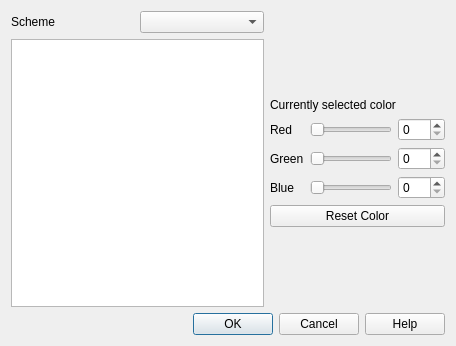
<?xml version="1.0" encoding="UTF-8"?>
<ui version="4.0">
 <class>CalibrateFloss</class>
 <widget class="QWidget" name="CalibrateFloss">
  <property name="geometry">
   <rect>
    <x>0</x>
    <y>0</y>
    <width>456</width>
    <height>346</height>
   </rect>
  </property>
  <property name="windowTitle">
   <string>Calibrate Floss</string>
  </property>
  <layout class="QGridLayout" name="gridLayout">
   <item row="0" column="0">
    <widget class="QLabel" name="TextLabel1">
     <property name="text">
      <string>Scheme</string>
     </property>
     <property name="wordWrap">
      <bool>false</bool>
     </property>
    </widget>
   </item>
   <item row="0" column="1">
    <widget class="KComboBox" name="SchemeList"/>
   </item>
   <item row="0" column="2" rowspan="2">
    <layout class="QVBoxLayout">
     <item>
      <widget class="QLabel" name="ExampleColor">
       <property name="sizePolicy">
        <sizepolicy hsizetype="MinimumExpanding" vsizetype="MinimumExpanding">
         <horstretch>0</horstretch>
         <verstretch>0</verstretch>
        </sizepolicy>
       </property>
       <property name="minimumSize">
        <size>
         <width>0</width>
         <height>0</height>
        </size>
       </property>
       <property name="scaledContents">
        <bool>true</bool>
       </property>
       <property name="alignment">
        <set>Qt::AlignCenter</set>
       </property>
       <property name="wordWrap">
        <bool>false</bool>
       </property>
      </widget>
     </item>
     <item>
      <widget class="QLabel" name="SelectedColorName">
       <property name="text">
        <string>Currently selected color</string>
       </property>
       <property name="wordWrap">
        <bool>false</bool>
       </property>
      </widget>
     </item>
     <item>
      <layout class="QGridLayout" name="_2">
       <item row="2" column="1">
        <widget class="QSlider" name="BlueSlider">
         <property name="maximum">
          <number>255</number>
         </property>
         <property name="orientation">
          <enum>Qt::Horizontal</enum>
         </property>
        </widget>
       </item>
       <item row="2" column="2">
        <widget class="QSpinBox" name="BlueSpin">
         <property name="maximum">
          <number>255</number>
         </property>
        </widget>
       </item>
       <item row="0" column="1">
        <widget class="QSlider" name="RedSlider">
         <property name="maximum">
          <number>255</number>
         </property>
         <property name="orientation">
          <enum>Qt::Horizontal</enum>
         </property>
         <property name="tickPosition">
          <enum>QSlider::NoTicks</enum>
         </property>
        </widget>
       </item>
       <item row="1" column="0">
        <widget class="QLabel" name="TextLabel4">
         <property name="text">
          <string comment="Green value of color">Green</string>
         </property>
         <property name="wordWrap">
          <bool>false</bool>
         </property>
        </widget>
       </item>
       <item row="0" column="0">
        <widget class="QLabel" name="TextLabel3">
         <property name="text">
          <string comment="Red value of color">Red</string>
         </property>
         <property name="wordWrap">
          <bool>false</bool>
         </property>
        </widget>
       </item>
       <item row="1" column="1">
        <widget class="QSlider" name="GreenSlider">
         <property name="maximum">
          <number>255</number>
         </property>
         <property name="orientation">
          <enum>Qt::Horizontal</enum>
         </property>
        </widget>
       </item>
       <item row="2" column="0">
        <widget class="QLabel" name="TextLabel5">
         <property name="text">
          <string comment="Blue value of color">Blue</string>
         </property>
         <property name="wordWrap">
          <bool>false</bool>
         </property>
        </widget>
       </item>
       <item row="1" column="2">
        <widget class="QSpinBox" name="GreenSpin">
         <property name="maximum">
          <number>255</number>
         </property>
        </widget>
       </item>
       <item row="0" column="2">
        <widget class="QSpinBox" name="RedSpin">
         <property name="maximum">
          <number>255</number>
         </property>
        </widget>
       </item>
      </layout>
     </item>
     <item>
      <widget class="QPushButton" name="ResetColor">
       <property name="text">
        <string>Reset Color</string>
       </property>
      </widget>
     </item>
     <item>
      <spacer name="spacer1">
       <property name="orientation">
        <enum>Qt::Vertical</enum>
       </property>
       <property name="sizeType">
        <enum>QSizePolicy::Expanding</enum>
       </property>
       <property name="sizeHint" stdset="0">
        <size>
         <width>20</width>
         <height>20</height>
        </size>
       </property>
      </spacer>
     </item>
    </layout>
   </item>
   <item row="1" column="0" colspan="2">
    <widget class="QListWidget" name="ColorList"/>
   </item>
   <item row="2" column="0" colspan="3">
    <widget class="QDialogButtonBox" name="DialogButtonBox">
     <property name="standardButtons">
      <set>QDialogButtonBox::Cancel|QDialogButtonBox::Help|QDialogButtonBox::Ok</set>
     </property>
    </widget>
   </item>
  </layout>
 </widget>
 <customwidgets>
  <customwidget>
   <class>KComboBox</class>
   <extends>QComboBox</extends>
   <header>kcombobox.h</header>
  </customwidget>
 </customwidgets>
 <resources/>
 <connections>
  <connection>
   <sender>RedSlider</sender>
   <signal>valueChanged(int)</signal>
   <receiver>RedSpin</receiver>
   <slot>setValue(int)</slot>
   <hints>
    <hint type="sourcelabel">
     <x>356</x>
     <y>137</y>
    </hint>
    <hint type="destinationlabel">
     <x>408</x>
     <y>140</y>
    </hint>
   </hints>
  </connection>
  <connection>
   <sender>GreenSlider</sender>
   <signal>valueChanged(int)</signal>
   <receiver>GreenSpin</receiver>
   <slot>setValue(int)</slot>
   <hints>
    <hint type="sourcelabel">
     <x>328</x>
     <y>166</y>
    </hint>
    <hint type="destinationlabel">
     <x>402</x>
     <y>164</y>
    </hint>
   </hints>
  </connection>
  <connection>
   <sender>BlueSlider</sender>
   <signal>valueChanged(int)</signal>
   <receiver>BlueSpin</receiver>
   <slot>setValue(int)</slot>
   <hints>
    <hint type="sourcelabel">
     <x>343</x>
     <y>188</y>
    </hint>
    <hint type="destinationlabel">
     <x>408</x>
     <y>188</y>
    </hint>
   </hints>
  </connection>
  <connection>
   <sender>RedSpin</sender>
   <signal>valueChanged(int)</signal>
   <receiver>RedSlider</receiver>
   <slot>setValue(int)</slot>
   <hints>
    <hint type="sourcelabel">
     <x>410</x>
     <y>139</y>
    </hint>
    <hint type="destinationlabel">
     <x>360</x>
     <y>137</y>
    </hint>
   </hints>
  </connection>
  <connection>
   <sender>GreenSpin</sender>
   <signal>valueChanged(int)</signal>
   <receiver>GreenSlider</receiver>
   <slot>setValue(int)</slot>
   <hints>
    <hint type="sourcelabel">
     <x>418</x>
     <y>160</y>
    </hint>
    <hint type="destinationlabel">
     <x>352</x>
     <y>164</y>
    </hint>
   </hints>
  </connection>
  <connection>
   <sender>BlueSpin</sender>
   <signal>valueChanged(int)</signal>
   <receiver>BlueSlider</receiver>
   <slot>setValue(int)</slot>
   <hints>
    <hint type="sourcelabel">
     <x>412</x>
     <y>191</y>
    </hint>
    <hint type="destinationlabel">
     <x>370</x>
     <y>190</y>
    </hint>
   </hints>
  </connection>
 </connections>
</ui>
